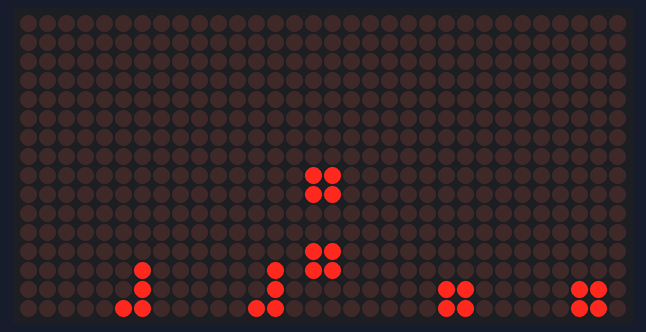
The sketch below on a simulated Arduino Uno, built with avr-gcc and run on an emulated ATmega328P. Parts: 32×16 LED matrix. The local clock reads 2024-03-15 10:24:30 at power-on unless the sketch sets it.

Above: at 1.48 s.
At 12.59 s:
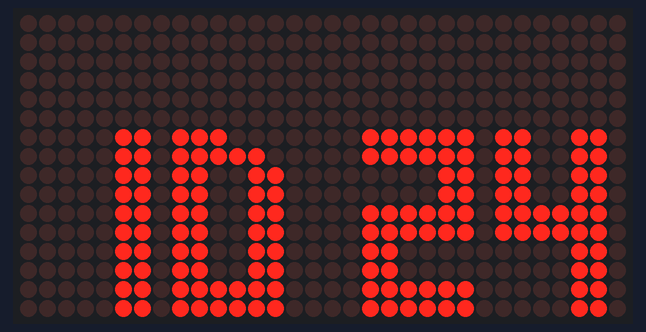
At 13.3 s:
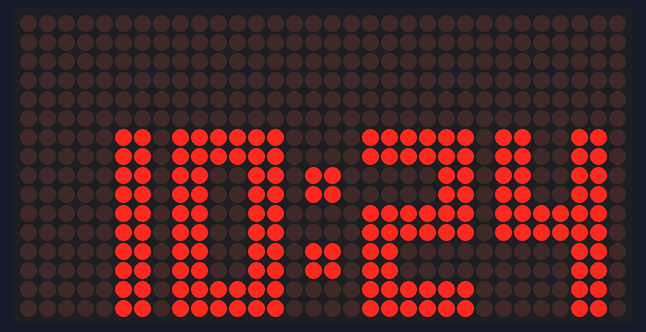
At 26.1 s:
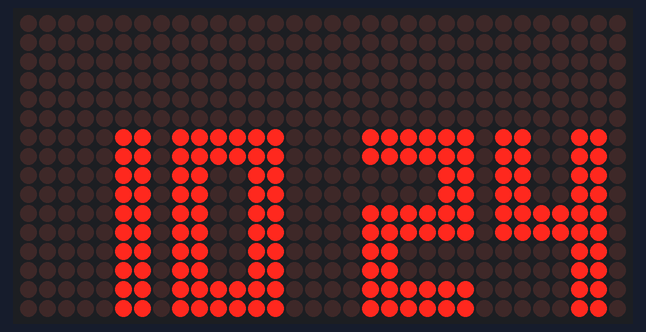
At 32.88 s:
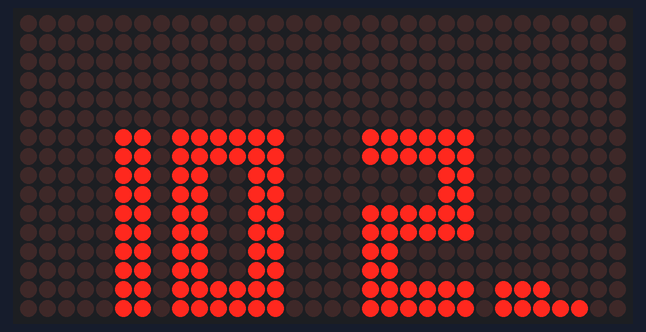
At 39.68 s:
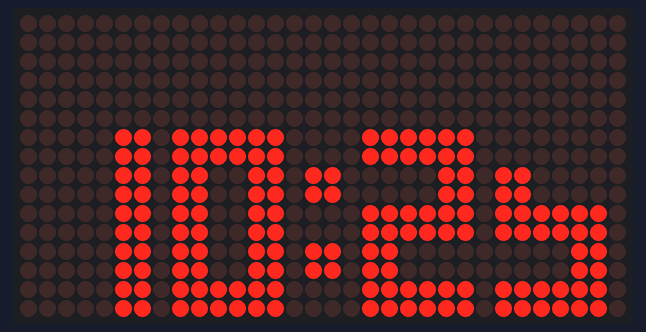

The sketch:

tetris_clock.ino
```cpp
#define PATTERN4
#define BRIGHTNESS 10     // яркость матрицы (0 - 15)
#define MATR_NUM 8        // количество матриц последовательно
#define PERIOD 1000
#define PERIOD_DRAW 80

#include <Adafruit_GFX.h>
#include <TimeLib.h>
#include <Max72xxPanel.h>
#include <DS1307RTC.h>

Max72xxPanel matrix = Max72xxPanel(10, 4, 2);

// Globals
String str_display_time = ""; // Holds the currently displayed time as string
String str_current_time = "";
bool seconds_odd = false;       // True when the seconds are currently odd
long currentMillis, currentMillis_small;
int shifts[4] = {1, 8, 18, 25};
// Local includes
#include "numbers.h"
#include "drawing.h"

// ****************************************************************
// * Setup
// ****************************************************************
void setup()
{
  Serial.begin(9600);

  setSyncProvider(RTC.get);   // получаем время с RTC

  matrix.setIntensity(BRIGHTNESS);
    for (byte i = 0; i < MATR_NUM; i++) {
    // матрицы расположены криво, здесь поворачиваем
    matrix.setRotation(i, 1);
  }

  matrix.fillScreen(LOW);
  matrix.write();

  currentMillis = millis();
  currentMillis_small = millis();


}

void loop()
{

    if ((millis() - currentMillis) > PERIOD) {
      currentMillis = millis();
      if (seconds_odd) seconds_odd = false;
        else seconds_odd = true;
    }

    str_current_time = "";
    if (hour() < 10) str_current_time.concat("0");
    str_current_time.concat(hour());
    if (minute() < 10) str_current_time.concat("0");
    str_current_time.concat(minute());


    // Time has changed
    if (str_display_time != str_current_time) {
      for (int ii = 0; ii < SIZE_NUM_STATES; ii++) {
        if (str_display_time[ii] != str_current_time[ii]) {
          numstates[ii].num_to_draw = str_current_time[ii] - '0';
          numstates[ii].blockindex = 0;
          numstates[ii].fallindex = 0;
          numstates[ii].x_shift = shifts[ii];
        }
      }
     str_display_time = str_current_time;
    }

    if ((millis() - currentMillis_small) > PERIOD_DRAW) {
    currentMillis_small = millis();
    number_updater();
    }

}
```

drawing.h
```cpp
// *********************************************************************
// Functions for drawing on the matrix
// *********************************************************************


// *********************************************************************
// Draws a brick shape at a given position
// *********************************************************************
void drawShape(int blocktype, int x_pos, int y_pos, int num_rot)
{
  // Square
  if (blocktype == 0)
  {
    matrix.drawPixel(x_pos, y_pos, 1);
    matrix.drawPixel(x_pos + 1, y_pos, 1);
    matrix.drawPixel(x_pos, y_pos - 1, 1);
    matrix.drawPixel(x_pos + 1, y_pos - 1, 1);
  }

  // L-Shape
  if (blocktype == 1)
  {
    if (num_rot == 0)
    {
      matrix.drawPixel(x_pos, y_pos, 1);
      matrix.drawPixel(x_pos + 1, y_pos, 1);
      matrix.drawPixel(x_pos, y_pos - 1, 1);
      matrix.drawPixel(x_pos, y_pos - 2, 1);
    }
    if (num_rot == 1)
    {
      matrix.drawPixel(x_pos, y_pos, 1);
      matrix.drawPixel(x_pos, y_pos - 1, 1);
      matrix.drawPixel(x_pos + 1, y_pos - 1, 1);
      matrix.drawPixel(x_pos + 2, y_pos - 1, 1);
    }
    if (num_rot == 2)
    {
      matrix.drawPixel(x_pos + 1, y_pos, 1);
      matrix.drawPixel(x_pos + 1, y_pos - 1, 1);
      matrix.drawPixel(x_pos + 1, y_pos - 2, 1);
      matrix.drawPixel(x_pos, y_pos - 2, 1);
    }
    if (num_rot == 3)
    {
      matrix.drawPixel(x_pos, y_pos, 1);
      matrix.drawPixel(x_pos + 1, y_pos, 1);
      matrix.drawPixel(x_pos + 2, y_pos, 1);
      matrix.drawPixel(x_pos + 2, y_pos - 1, 1);
    }
  }

  // L-Shape (reverse)
  if (blocktype == 2)
  {
    if (num_rot == 0)
    {
      matrix.drawPixel(x_pos, y_pos, 1);
      matrix.drawPixel(x_pos + 1, y_pos, 1);
      matrix.drawPixel(x_pos + 1, y_pos - 1, 1);
      matrix.drawPixel(x_pos + 1, y_pos - 2, 1);
    }
    if (num_rot == 1)
    {
      matrix.drawPixel(x_pos, y_pos, 1);
      matrix.drawPixel(x_pos + 1, y_pos, 1);
      matrix.drawPixel(x_pos + 2, y_pos, 1);
      matrix.drawPixel(x_pos, y_pos - 1, 1);
    }
    if (num_rot == 2)
    {
      matrix.drawPixel(x_pos, y_pos, 1);
      matrix.drawPixel(x_pos, y_pos - 1, 1);
      matrix.drawPixel(x_pos, y_pos - 2, 1);
      matrix.drawPixel(x_pos + 1, y_pos - 2, 1);
    }
    if (num_rot == 3)
    {
      matrix.drawPixel(x_pos, y_pos - 1, 1);
      matrix.drawPixel(x_pos + 1, y_pos - 1, 1);
      matrix.drawPixel(x_pos + 2, y_pos - 1, 1);
      matrix.drawPixel(x_pos + 2, y_pos, 1);
    }
  }

  // I-Shape
  if (blocktype == 3)
  {
    if (num_rot == 0 || num_rot == 2)
    { // Horizontal
      matrix.drawPixel(x_pos, y_pos, 1);
      matrix.drawPixel(x_pos + 1, y_pos, 1);
      matrix.drawPixel(x_pos + 2, y_pos, 1);
      matrix.drawPixel(x_pos + 3, y_pos, 1);
    }
    if (num_rot == 1 || num_rot == 3)
    { // Vertical
      matrix.drawPixel(x_pos, y_pos, 1);
      matrix.drawPixel(x_pos, y_pos - 1, 1);
      matrix.drawPixel(x_pos, y_pos - 2, 1);
      matrix.drawPixel(x_pos, y_pos - 3, 1);
    }
  }

  // S-Shape
  if (blocktype == 4)
  {
    if (num_rot == 0 || num_rot == 2)
    {
      matrix.drawPixel(x_pos + 1, y_pos, 1);
      matrix.drawPixel(x_pos, y_pos - 1, 1);
      matrix.drawPixel(x_pos + 1, y_pos - 1, 1);
      matrix.drawPixel(x_pos, y_pos - 2, 1);
    }
    if (num_rot == 1 || num_rot == 3)
    {
      matrix.drawPixel(x_pos, y_pos, 1);
      matrix.drawPixel(x_pos + 1, y_pos, 1);
      matrix.drawPixel(x_pos + 1, y_pos - 1, 1);
      matrix.drawPixel(x_pos + 2, y_pos - 1, 1);
    }
  }

  // S-Shape (reversed)
  if (blocktype == 5)
  {
    if (num_rot == 0 || num_rot == 2)
    {
      matrix.drawPixel(x_pos, y_pos, 1);
      matrix.drawPixel(x_pos, y_pos - 1, 1);
      matrix.drawPixel(x_pos + 1, y_pos - 1, 1);
      matrix.drawPixel(x_pos + 1, y_pos - 2, 1);
    }
    if (num_rot == 1 || num_rot == 3)
    {
      matrix.drawPixel(x_pos + 1, y_pos, 1);
      matrix.drawPixel(x_pos + 2, y_pos, 1);
      matrix.drawPixel(x_pos, y_pos - 1, 1);
      matrix.drawPixel(x_pos + 1, y_pos - 1, 1);
    }
  }

  // Half cross
  if (blocktype == 6)
  {
    if (num_rot == 0)
    {
      matrix.drawPixel(x_pos, y_pos, 1);
      matrix.drawPixel(x_pos + 1, y_pos, 1);
      matrix.drawPixel(x_pos + 2, y_pos, 1);
      matrix.drawPixel(x_pos + 1, y_pos - 1, 1);
    }
    if (num_rot == 1)
    {
      matrix.drawPixel(x_pos, y_pos, 1);
      matrix.drawPixel(x_pos, y_pos - 1, 1);
      matrix.drawPixel(x_pos, y_pos - 2, 1);
      matrix.drawPixel(x_pos + 1, y_pos - 1, 1);
    }
    if (num_rot == 2)
    {
      matrix.drawPixel(x_pos + 1, y_pos, 1);
      matrix.drawPixel(x_pos, y_pos - 1, 1);
      matrix.drawPixel(x_pos + 1, y_pos - 1, 1);
      matrix.drawPixel(x_pos + 2, y_pos - 1, 1);
    }
    if (num_rot == 3)
    {
      matrix.drawPixel(x_pos + 1, y_pos, 1);
      matrix.drawPixel(x_pos, y_pos - 1, 1);
      matrix.drawPixel(x_pos + 1, y_pos - 1, 1);
      matrix.drawPixel(x_pos + 1, y_pos - 2, 1);
    }
  }
}

// *********************************************************************
// Helper function that that return the falling instruction for a given number
// *********************************************************************
fall_instr getFallinstrByNum(int num, int blockindex)
{
  if (num == 0)
  {
    return num_0[blockindex];
  }
  if (num == 1)
  {
    return num_1[blockindex];
  }
  if (num == 2)
  {
    return num_2[blockindex];
  }
  if (num == 3)
  {
    return num_3[blockindex];
  }
  if (num == 4)
  {
    return num_4[blockindex];
  }
  if (num == 5)
  {
    return num_5[blockindex];
  }
  if (num == 6)
  {
    return num_6[blockindex];
  }
  if (num == 7)
  {
    return num_7[blockindex];
  }
  if (num == 8)
  {
    return num_8[blockindex];
  }
  if (num == 9)
  {
    return num_9[blockindex];
  }
}

// *********************************************************************
// Helper function that return the number of bricks for a given number
// *********************************************************************
int getBocksizeByNum(int num)
{
  if (num == 0)
  {
    return SIZE_NUM_0;
  }
  if (num == 1)
  {
    return SIZE_NUM_1;
  }
  if (num == 2)
  {
    return SIZE_NUM_2;
  }
  if (num == 3)
  {
    return SIZE_NUM_3;
  }
  if (num == 4)
  {
    return SIZE_NUM_4;
  }
  if (num == 5)
  {
    return SIZE_NUM_5;
  }
  if (num == 6)
  {
    return SIZE_NUM_6;
  }
  if (num == 7)
  {
    return SIZE_NUM_7;
  }
  if (num == 8)
  {
    return SIZE_NUM_8;
  }
  if (num == 9)
  {
    return SIZE_NUM_9;
  }
}

// *********************************************************************
// Main function that handles the drawing of all numbers
// *********************************************************************
void drawNumbers()
{
  // For each number position
  for (int numpos = 0; numpos < SIZE_NUM_STATES; numpos++)
  {

    // Draw falling shape
    if (numstates[numpos].blockindex < getBocksizeByNum(numstates[numpos].num_to_draw))
    {
      fall_instr current_fall = getFallinstrByNum(numstates[numpos].num_to_draw, numstates[numpos].blockindex);

      // Handle variations of rotations
      uint8_t rotations = current_fall.num_rot;
      if (rotations == 1)
      {
        if (numstates[numpos].fallindex < (int)(current_fall.y_stop / 2))
        {
          rotations = 0;
        }
      }
      if (rotations == 2)
      {
        if (numstates[numpos].fallindex < (int)(current_fall.y_stop / 3))
        {
          rotations = 0;
        }
        if (numstates[numpos].fallindex < (int)(current_fall.y_stop / 3 * 2))
        {
          rotations = 1;
        }
      }
      if (rotations == 3)
      {
        if (numstates[numpos].fallindex < (int)(current_fall.y_stop / 4))
        {
          rotations = 0;
        }
        if (numstates[numpos].fallindex < (int)(current_fall.y_stop / 4 * 2))
        {
          rotations = 1;
        }
        if (numstates[numpos].fallindex < (int)(current_fall.y_stop / 4 * 3))
        {
          rotations = 2;
        }
      }

      drawShape(current_fall.blocktype, current_fall.x_pos + numstates[numpos].x_shift, numstates[numpos].fallindex - 1, rotations);
      numstates[numpos].fallindex++;

      if (numstates[numpos].fallindex > current_fall.y_stop)
      {
        numstates[numpos].fallindex = 0;
        numstates[numpos].blockindex++;
      }
    }

    // Draw already dropped shapes
    if (numstates[numpos].blockindex > 0)
    {
      for (int i = 0; i < numstates[numpos].blockindex; i++)
      {
        fall_instr fallen_block = getFallinstrByNum(numstates[numpos].num_to_draw, i);
        drawShape(fallen_block.blocktype, fallen_block.x_pos + numstates[numpos].x_shift, fallen_block.y_stop - 1, fallen_block.num_rot);
      }
    }
  }

  if (seconds_odd)
  {
    matrix.drawPixel(15, 12, 1);
    matrix.drawPixel(16, 12, 1);
    matrix.drawPixel(15, 13, 1);
    matrix.drawPixel(16, 13, 1);

    matrix.drawPixel(15, 8, 1);
    matrix.drawPixel(16, 8, 1);
    matrix.drawPixel(15, 9, 1);
    matrix.drawPixel(16, 9, 1);
  }


}


// *********************************************************************
// Handler for the display refresh ticker
// *********************************************************************
//void display_updater()
//{
//  //matrix.write();
//  delay(70);
//}

// *********************************************************************
// Handler for the number refresh ticker
// *********************************************************************
void number_updater()
{
  matrix.fillScreen(LOW);
  //matrix.write();
  drawNumbers();
  matrix.write();
}
```

numbers.h
```cpp
// *********************************************************************
// Types and data that describes how numbers are drawed
// *********************************************************************

// Type that describes how a brick is falling down
typedef struct
{
  int blocktype;  // Number of the block type
  int x_pos;      // x-position (starting from the left number staring point) where the brick should be placed
  int y_stop;     // y-position (1-16, where 16 is the last line of the matrix) where the brick should stop falling
  int num_rot;    // Number of 90-degree (clockwise) rotations a brick is turned from the standard position
} fall_instr;

// Type that describes the current state of a drawed number
typedef struct
{
  int num_to_draw; // Number to draw (0-9)
  int blockindex;  // The index of the brick (as defined in the falling instructions) that is currently falling
  int fallindex;   // y-position of the brick it already has (incrementing with each step)
  int x_shift;     // x-position of the number relative to the matrix where the number should be placed.
} numstate;

// States of the 4 shown numbers
#define SIZE_NUM_STATES 4
numstate numstates[SIZE_NUM_STATES] = {
    {1, 0, 0, 1},
    {2, 0, 0, 8},
    {3, 0, 0, 18},
    {4, 0, 0, 25}};


// *********************************************************************
// Fall instructions for all numbers
// *********************************************************************

// *********************************************************************
// Number 0
// *********************************************************************
#define SIZE_NUM_0 13
fall_instr num_0[SIZE_NUM_0] = {
    {2, 4, 16, 0},
    {4, 2, 16, 1},
    {3, 0, 16, 1},
    {6, 1, 16, 1},
    {5, 4, 14, 0},
    {6, 0, 13, 3},
    {5, 4, 12, 0},
    {5, 0, 11, 0},
    {6, 4, 10, 1},
    {6, 0, 9, 1},
    {5, 1, 8, 1},
    {2, 3, 8, 3}};

// *********************************************************************
// Number 1
// *********************************************************************
#define SIZE_NUM_1 5
fall_instr num_1[SIZE_NUM_1] = {
    {2, 4, 16, 0},
    {3, 4, 15, 1},
    {3, 5, 13, 3},
    {2, 4, 11, 2},
    {0, 4, 8, 0}};

// *********************************************************************
// Number 2
// *********************************************************************
#define SIZE_NUM_2 11
fall_instr num_2[SIZE_NUM_2] = {
    {0, 4, 16, 0},
    {3, 0, 16, 1},
    {1, 1, 16, 3},
    {1, 1, 15, 0},
    {3, 1, 12, 2},
    {1, 0, 12, 1},
    {2, 3, 12, 3},
    {0, 4, 10, 0},
    {3, 1, 8, 0},
    {2, 3, 8, 3},
    {1, 0, 8, 1}};

// *********************************************************************
// Number 3
// *********************************************************************
#define SIZE_NUM_3 11
fall_instr num_3[SIZE_NUM_3] = {
    {1, 3, 16, 3},
    {2, 0, 16, 1},
    {3, 1, 15, 2},
    {0, 4, 14, 0},
    {3, 1, 12, 2},
    {1, 0, 12, 1},
    {3, 5, 12, 3},
    {2, 3, 11, 0},
    {3, 1, 8, 0},
    {1, 0, 8, 1},
    {2, 3, 8, 3}};

// *********************************************************************
// Number 4
// *********************************************************************
#define SIZE_NUM_4 9
fall_instr num_4[SIZE_NUM_4] = {
    {0, 4, 16, 0},
    {0, 4, 14, 0},
    {3, 1, 12, 0},
    {1, 0, 12, 1},
    {2, 0, 10, 0},
    {2, 3, 12, 3},
    {3, 4, 10, 3},
    {2, 0, 9, 2},
    {3, 5, 10, 1}};

// *********************************************************************
// Number 5
// *********************************************************************
#define SIZE_NUM_5 11
fall_instr num_5[SIZE_NUM_5] = {
    {0, 0, 16, 0},
    {2, 2, 16, 1},
    {2, 3, 15, 0},
    {3, 5, 16, 1},
    {3, 1, 12, 0},
    {1, 0, 12, 1},
    {2, 3, 12, 3},
    {0, 0, 10, 0},
    {3, 1, 8, 2},
    {1, 0, 8, 1},
    {2, 3, 8, 3}};

// *********************************************************************
// Number 6
// *********************************************************************
#define SIZE_NUM_6 12
fall_instr num_6[SIZE_NUM_6] = {
    {2, 0, 16, 1},
    {5, 2, 16, 1},
    {6, 0, 15, 3},
    {6, 4, 16, 3},
    {5, 4, 14, 0},
    {3, 1, 12, 2},
    {2, 0, 13, 2},
    {3, 2, 11, 0},
    {0, 0, 10, 0},
    {3, 1, 8, 0},
    {1, 0, 8, 1},
    {2, 3, 8, 3}};

// *********************************************************************
// Number 7
// *********************************************************************
#define SIZE_NUM_7 7
fall_instr num_7[SIZE_NUM_7] = {
    {0, 4, 16, 0},
    {1, 4, 14, 0},
    {3, 5, 13, 1},
    {2, 4, 11, 2},
    {3, 1, 8, 2},
    {2, 3, 8, 3},
    {1, 0, 8, 1}};

// *********************************************************************
// Number 8
// *********************************************************************
#define SIZE_NUM_8 13
fall_instr num_8[SIZE_NUM_8] = {
    {3, 1, 16, 0},
    {6, 0, 16, 1},
    {3, 5, 16, 1},
    {1, 2, 15, 3},
    {4, 0, 14, 0},
    {1, 1, 12, 3},
    {6, 4, 13, 1},
    {2, 0, 11, 1},
    {4, 0, 10, 0},
    {4, 4, 11, 0},
    {5, 0, 8, 1},
    {5, 2, 8, 1},
    {1, 4, 9, 2}};

// *********************************************************************
// Number 9
// *********************************************************************
#define SIZE_NUM_9 12
fall_instr num_9[SIZE_NUM_9] = {
    {0, 0, 16, 0},
    {3, 2, 16, 0},
    {1, 2, 15, 3},
    {1, 4, 15, 2},
    {3, 1, 12, 2},
    {3, 5, 12, 3},
    {5, 0, 12, 0},
    {1, 2, 11, 3},
    {5, 4, 9, 0},
    {6, 0, 10, 1},
    {5, 0, 8, 1},
    {6, 2, 8, 2}};
```

Measured:
- what the display in image 2 shows lasts 0.9 s, from 13.2 s to 14.1 s
- what the display in image 3 shows lasts 1.1 s, from 26.1 s to 27.2 s
